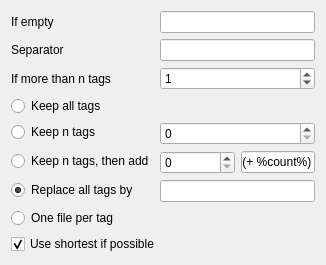
      <widget class="QWidget" name="pageSaveCopyrights">
       <layout class="QFormLayout" name="formLayout_5">
        <item row="0" column="0">
         <widget class="QLabel" name="label_17">
          <property name="text">
           <string>If empty</string>
          </property>
         </widget>
        </item>
        <item row="0" column="1">
         <widget class="QLineEdit" name="lineCopyrightsIfNone">
          <property name="text">
           <string/>
          </property>
         </widget>
        </item>
        <item row="1" column="0">
         <widget class="QLabel" name="label_20">
          <property name="text">
           <string>Separator</string>
          </property>
         </widget>
        </item>
        <item row="1" column="1">
         <widget class="QLineEdit" name="lineCopyrightsSeparator">
          <property name="text">
           <string/>
          </property>
         </widget>
        </item>
        <item row="2" column="0">
         <widget class="QLabel" name="label_70">
          <property name="text">
           <string>If more than n tags</string>
          </property>
         </widget>
        </item>
        <item row="2" column="1">
         <widget class="QSpinBox" name="spinCopyrightsMoreThanN">
          <property name="maximum">
           <number>100</number>
          </property>
          <property name="value">
           <number>1</number>
          </property>
         </widget>
        </item>
        <item row="4" column="0">
         <widget class="QRadioButton" name="radioCopyrightsKeepN">
          <property name="text">
           <string>Keep n tags</string>
          </property>
         </widget>
        </item>
        <item row="4" column="1">
         <widget class="QSpinBox" name="spinCopyrightsKeepN"/>
        </item>
        <item row="5" column="0">
         <widget class="QRadioButton" name="radioCopyrightsKeepNThenAdd">
          <property name="text">
           <string>Keep n tags, then add</string>
          </property>
         </widget>
        </item>
        <item row="5" column="1">
         <layout class="QHBoxLayout" name="horizontalLayout_19" stretch="1,1">
          <item>
           <widget class="QSpinBox" name="spinCopyrightsKeepNThenAdd"/>
          </item>
          <item>
           <widget class="QLineEdit" name="lineCopyrightsKeepNThenAdd">
            <property name="text">
             <string notr="true"> (+ %count%)</string>
            </property>
           </widget>
          </item>
         </layout>
        </item>
        <item row="6" column="0">
         <widget class="QRadioButton" name="radioCopyrightsReplaceAll">
          <property name="text">
           <string>Replace all tags by</string>
          </property>
          <property name="checked">
           <bool>true</bool>
          </property>
         </widget>
        </item>
        <item row="6" column="1">
         <widget class="QLineEdit" name="lineCopyrightsReplaceAll">
          <property name="text">
           <string/>
          </property>
         </widget>
        </item>
        <item row="8" column="0" colspan="2">
         <widget class="QCheckBox" name="checkCopyrightsUseShorter">
          <property name="text">
           <string>Use shortest if possible</string>
          </property>
          <property name="checked">
           <bool>true</bool>
          </property>
         </widget>
        </item>
        <item row="3" column="0" colspan="2">
         <widget class="QRadioButton" name="radioCopyrightsKeepAll">
          <property name="text">
           <string>Keep all tags</string>
          </property>
         </widget>
        </item>
        <item row="7" column="0" colspan="2">
         <widget class="QRadioButton" name="radioCopyrightsMultiple">
          <property name="text">
           <string>One file per tag</string>
          </property>
         </widget>
        </item>
       </layout>
      </widget>
